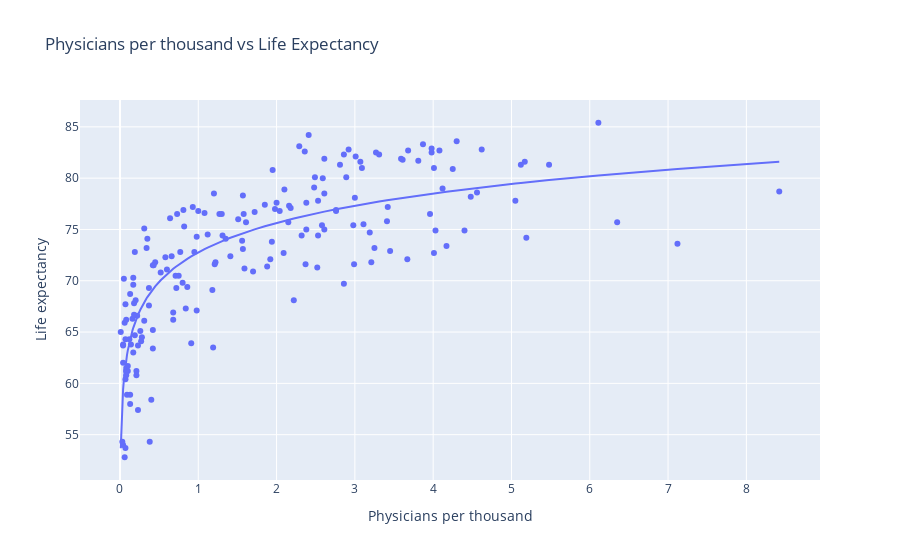

Here is the notebook cell this chart was saved with:
### Markdown cell above
### Can we buy life with money

Its same as infant mortality vs GDP per capita people with money have better life style, eating habits, health infrastructure and better condition to live in.

### Code cell
fig = px.scatter(df, x="Physicians per thousand", y="Life expectancy",
                 trendline="ols", trendline_options=dict(log_x=True),
                 title="Physicians per thousand vs Life Expectancy",hover_name="Country")
fig.show()

### Figure 1 — Plotly figure (JSON) as saved in the notebook; plotly's stock layout.template omitted (floating-point values rounded to 4 significant figures; data arrays with more than 128 entries replaced by an {"elided": "..."} marker saying what was removed)
{"data": [{"hovertemplate": "<b>%{hovertext}</b><br><br>Physicians per thousand=%{x}<br>Life expectancy=%{y}<extra></extra>", "hovertext": {"elided": "193 str values"}, "legendgroup": "", "marker": {"color": "#636efa", "symbol": "circle"}, "mode": "markers", "name": "", "orientation": "v", "showlegend": false, "type": "scatter", "x": {"elided": "193 float values"}, "xaxis": "x", "y": {"elided": "193 float values"}, "yaxis": "y"}, {"hovertemplate": "<b>OLS trendline</b><br>Life expectancy = 9.54425 * log10(Physicians per thousand) + 72.7618<br>R<sup>2</sup>=0.664589<br><br>Physicians per thousand=%{x}<br>Life expectancy=%{y} <b>(trend)</b><extra></extra>", "legendgroup": "", "marker": {"color": "#636efa", "symbol": "circle"}, "mode": "lines", "name": "", "showlegend": false, "type": "scatter", "x": {"elided": "183 float values"}, "xaxis": "x", "y": {"elided": "183 float values"}, "yaxis": "y"}], "layout": {"legend": {"tracegroupgap": 0}, "title": {"text": "Physicians per thousand vs Life Expectancy"}, "xaxis": {"anchor": "y", "domain": [0, 1], "title": {"text": "Physicians per thousand"}}, "yaxis": {"anchor": "x", "domain": [0, 1], "title": {"text": "Life expectancy"}}}}
